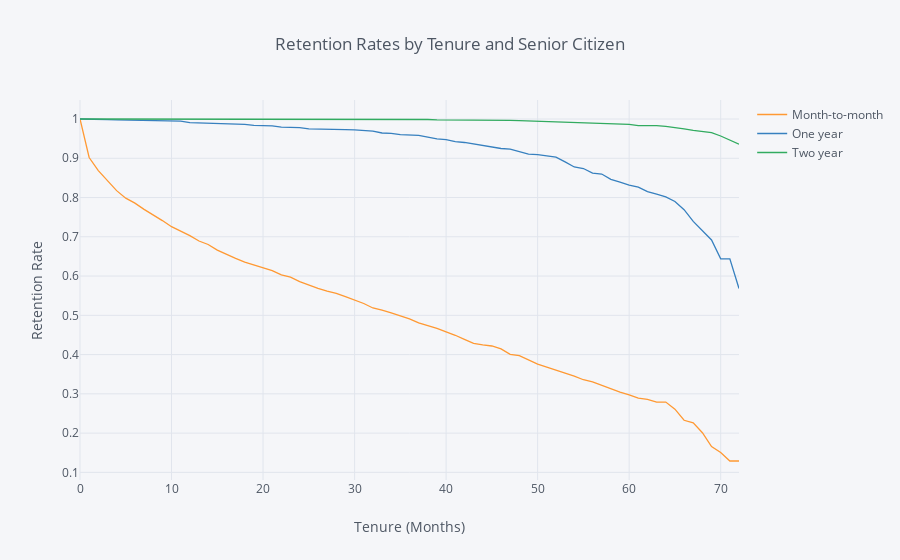

Here is the notebook cell this chart was saved with:
### Markdown cell above
Desde esta perspectiva, podemos ver que los clientes sin servicio de Internet tienden a tener tasas de retención más altas que los que sí lo tienen. Entre los que sí tienen servicio de Internet con la empresa, los que tienen DSL tienen tasas de retención mucho más altas en comparación con los que tienen fibra óptica, quizás porque esta última tiende a ser significativamente más cara.

La compañía también ofrece a los clientes la opción de firmar contratos de un año o dos años en lugar de simplemente pagar por sus servicios mes a mes. Veamos cómo se ven las curvas de supervivencia para cada una de esas tres opciones.

### Code cell
rates = survival(data, 'Contract', 'tenure', 'ChurnBinary')

rates.iplot(kind='line', xTitle='Tenure (Months)', yTitle='Retention Rate',
            title='Retention Rates by Tenure and Senior Citizen')

### Figure 1 — Plotly figure (JSON) as saved in the notebook; plotly's stock layout.template omitted (floating-point values rounded to 4 significant figures)
{"data": [{"line": {"color": "rgba(255, 153, 51, 1.0)", "dash": "solid", "shape": "linear", "width": 1.3}, "mode": "lines", "name": "Month-to-month", "text": "", "type": "scatter", "uid": "5aa8a3a3-1094-401b-b85b-a6d48e3c767d", "x": [0, 1, 2, 3, 4, 5, 6, 7, 8, 9, 10, 11, 12, 13, 14, 15, 16, 17, 18, 19, 20, 21, 22, 23, 24, 25, 26, 27, 28, 29, 30, 31, 32, 33, 34, 35, 36, 37, 38, 39, 40, 41, 42, 43, 44, 45, 46, 47, 48, 49, 50, 51, 52, 53, 54, 55, 56, 57, 58, 59, 60, 61, 62, 63, 64, 65, 66, 67, 68, 69, 70, 71, 72], "y": [1, 0.9019, 0.8686, 0.8417, 0.8175, 0.7983, 0.7858, 0.7699, 0.7564, 0.7413, 0.7257, 0.7151, 0.7031, 0.6893, 0.6804, 0.666, 0.6548, 0.6449, 0.6357, 0.6288, 0.6208, 0.6139, 0.6031, 0.5973, 0.5859, 0.5767, 0.5688, 0.5617, 0.5561, 0.5475, 0.5386, 0.5301, 0.5187, 0.5135, 0.5061, 0.4977, 0.4911, 0.4807, 0.4737, 0.4666, 0.4576, 0.4492, 0.4386, 0.4286, 0.4248, 0.4219, 0.4147, 0.4006, 0.3973, 0.3856, 0.3758, 0.3681, 0.3615, 0.3528, 0.3454, 0.3359, 0.3307, 0.3213, 0.3131, 0.3043, 0.2972, 0.2889, 0.2858, 0.2791, 0.2791, 0.2611, 0.2327, 0.2261, 0.201, 0.1655, 0.1504, 0.129, 0.129]}, {"line": {"color": "rgba(55, 128, 191, 1.0)", "dash": "solid", "shape": "linear", "width": 1.3}, "mode": "lines", "name": "One year", "text": "", "type": "scatter", "uid": "9b2b1c3d-4e1f-49b4-a8a5-905c0b8520e4", "x": [0, 1, 2, 3, 4, 5, 6, 7, 8, 9, 10, 11, 12, 13, 14, 15, 16, 17, 18, 19, 20, 21, 22, 23, 24, 25, 26, 27, 28, 29, 30, 31, 32, 33, 34, 35, 36, 37, 38, 39, 40, 41, 42, 43, 44, 45, 46, 47, 48, 49, 50, 51, 52, 53, 54, 55, 56, 57, 58, 59, 60, 61, 62, 63, 64, 65, 66, 67, 68, 69, 70, 71, 72], "y": [1, 1, 0.9986, 0.9986, 0.9979, 0.9973, 0.9973, 0.9966, 0.9959, 0.9952, 0.9952, 0.9944, 0.9908, 0.9901, 0.9893, 0.9893, 0.9893, 0.9878, 0.9863, 0.9839, 0.9839, 0.9823, 0.9791, 0.9783, 0.9783, 0.9749, 0.9749, 0.9749, 0.9731, 0.9731, 0.9721, 0.9702, 0.9693, 0.9644, 0.9634, 0.9603, 0.9593, 0.9582, 0.9539, 0.9495, 0.9472, 0.9426, 0.9402, 0.9365, 0.934, 0.9302, 0.9249, 0.9235, 0.9165, 0.9108, 0.9093, 0.9061, 0.9028, 0.8906, 0.8777, 0.8739, 0.862, 0.8598, 0.8464, 0.8393, 0.8318, 0.8265, 0.8148, 0.8085, 0.8016, 0.79, 0.7691, 0.7392, 0.7145, 0.692, 0.6439, 0.6439, 0.5681]}, {"line": {"color": "rgba(50, 171, 96, 1.0)", "dash": "solid", "shape": "linear", "width": 1.3}, "mode": "lines", "name": "Two year", "text": "", "type": "scatter", "uid": "c0492597-2b90-4e81-a79b-38609a3b6372", "x": [0, 1, 2, 3, 4, 5, 6, 7, 8, 9, 10, 11, 12, 13, 14, 15, 16, 17, 18, 19, 20, 21, 22, 23, 24, 25, 26, 27, 28, 29, 30, 31, 32, 33, 34, 35, 36, 37, 38, 39, 40, 41, 42, 43, 44, 45, 46, 47, 48, 49, 50, 51, 52, 53, 54, 55, 56, 57, 58, 59, 60, 61, 62, 63, 64, 65, 66, 67, 68, 69, 70, 71, 72], "y": [1, 1, 1, 1, 1, 1, 1, 1, 1, 1, 1, 1, 1, 1, 1, 1, 1, 1, 1, 1, 1, 1, 1, 1, 1, 0.9993, 0.9993, 0.9993, 0.9993, 0.9993, 0.9993, 0.9993, 0.9993, 0.9987, 0.9987, 0.9987, 0.9987, 0.9987, 0.9987, 0.998, 0.998, 0.998, 0.998, 0.9972, 0.9972, 0.9972, 0.9965, 0.9965, 0.9957, 0.9949, 0.9941, 0.9941, 0.9933, 0.9925, 0.9916, 0.9908, 0.9899, 0.9881, 0.9871, 0.9862, 0.9862, 0.9832, 0.9832, 0.9832, 0.981, 0.9786, 0.9749, 0.9711, 0.9683, 0.9652, 0.9567, 0.9468, 0.9357]}], "layout": {"legend": {"bgcolor": "#F5F6F9", "font": {"color": "#4D5663"}}, "paper_bgcolor": "#F5F6F9", "plot_bgcolor": "#F5F6F9", "title": {"font": {"color": "#4D5663"}, "text": "Retention Rates by Tenure and Senior Citizen"}, "xaxis": {"gridcolor": "#E1E5ED", "showgrid": true, "tickfont": {"color": "#4D5663"}, "title": {"font": {"color": "#4D5663"}, "text": "Tenure (Months)"}, "zerolinecolor": "#E1E5ED"}, "yaxis": {"gridcolor": "#E1E5ED", "showgrid": true, "tickfont": {"color": "#4D5663"}, "title": {"font": {"color": "#4D5663"}, "text": "Retention Rate"}, "zerolinecolor": "#E1E5ED"}}}
